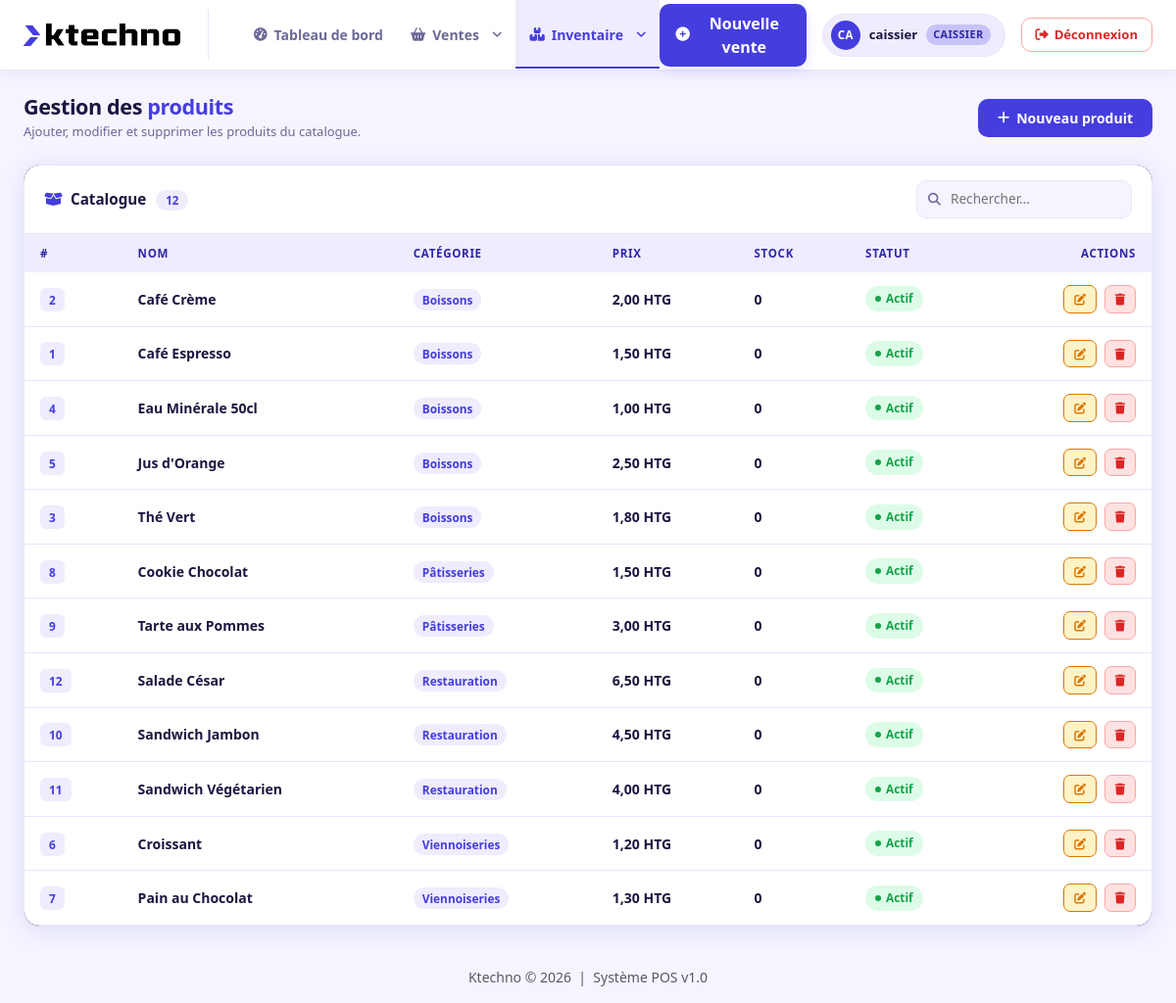
Screenshot of /index.php?page=produits (signed in) with the database file from the repository.
### tables this page shows
CREATE TABLE IF NOT EXISTS produits (
    id         INT AUTO_INCREMENT PRIMARY KEY,
    nom        VARCHAR(200) NOT NULL,
    prix       DECIMAL(10,2) NOT NULL,
    categorie  VARCHAR(100) DEFAULT 'Général',
    actif      TINYINT(1) DEFAULT 1
);

### controllers/CommandeController.php (called while the page is built, shortened)
<?php
class CommandeController
{
    private ProduitDAO   $produitDAO;
    public function __construct()
    {
        $this->produitDAO   = new ProduitDAO();
    }
    public function produits(): void
    {
        $produits   = $this->produitDAO->findAllAdmin();
        require VIEW_PATH . '/orders/produits.php';
    }
}

### config/Database.php (called while the page is built, shortened)
<?php
class Database
{
    private static ?PDO $instance = null;
    public static function getInstance(): PDO
    {
        if (self::$instance === null) {
            $dsn = sprintf(
                'mysql:host=%s;port=%s;dbname=%s;charset=%s',
                DB_HOST, DB_PORT, DB_NAME, DB_CHARSET
            );
            $options = [
                PDO::ATTR_ERRMODE            => PDO::ERRMODE_EXCEPTION,
                PDO::ATTR_DEFAULT_FETCH_MODE => PDO::FETCH_ASSOC,
                PDO::ATTR_EMULATE_PREPARES   => false,
            ];
            try {
                self::$instance = new PDO($dsn, DB_USER, DB_PASS, $options);
            } catch (PDOException $e) {
                error_log('Erreur BDD : ' . $e->getMessage());
                die('Connexion à la base de données impossible.');
            }
        }
        return self::$instance;
    }
}

### dao/BaseDAO.php (called while the page is built, shortened)
<?php
abstract class BaseDAO
{
    protected PDO $db;
    public function __construct()
    {
        $this->db = Database::getInstance();
    }
    protected function execute(string $sql, array $params = []): PDOStatement
    {
        $stmt = $this->db->prepare($sql);
        $stmt->execute($params);
        return $stmt;
    }
    protected function fetchAll(string $sql, array $params = []): array
    {
        return $this->execute($sql, $params)->fetchAll();
    }
}

### dao/ProduitDAO.php (called while the page is built, shortened)
<?php
class ProduitDAO extends BaseDAO
{
    public function findAllAdmin(): array
    {
        return $this->fetchAll(
            'SELECT * FROM produits ORDER BY categorie, nom'
        );
    }
}

### helpers.php (called while the page is built, shortened)
<?php
function sanitize(string $v): string
{
    return htmlspecialchars(trim($v), ENT_QUOTES, 'UTF-8');
}
function formatPrice(float $amount): string
{
    return number_format($amount, 2, ',', ' ') . ' HTG';
}

### views/orders/produits.php (the view, shortened to what this page needs)
<?php defined('VIEW_PATH') || die(header('Location: ../../index.php'));
$pageTitle = 'Produits'; require VIEW_PATH . '/partials/header.php'; ?>
<div class="d-flex align-items-center justify-content-between mb-4 fade-up s1">
    <div>
        <h1 style="font-size:1.35rem;font-weight:800;color:var(--text);letter-spacing:-0.4px;margin:0;">
            Gestion des <span style="color:var(--brand);">produits</span>
        </h1>
        <p style="color:var(--text-muted);font-size:0.81rem;margin:3px 0 0;">
            Ajouter, modifier et supprimer les produits du catalogue.
        </p>
    </div>
    <button class="btn-brand-solid" onclick="ouvrirModalAjout()">
        <i class="fas fa-plus"></i>Nouveau produit
    </button>
</div>
<div class="pos-card card border-0 fade-up s2">
    <div class="card-header">
        <h6 class="mb-0">
            <i class="fas fa-box-open me-2"></i>Catalogue
            <span class="count-badge" id="produitCount"><?= count($produits) ?></span>
        </h6>
        <div style="width:220px;">
            <div class="search-wrap">
                <input type="text" id="searchProduit" class="search-input" placeholder="Rechercher…">
            </div>
        </div>
    </div>
    <div class="card-body p-0">
        <div class="table-responsive">
            <table class="table table-hover mb-0 align-middle products-table" id="produitsTable">
                <thead>
                    <tr>
                        <th>#</th>
                        <th>Nom</th>
                        <th>Catégorie</th>
                        <th>Prix</th>
                        <th>Stock</th>
                        <th>Statut</th>
                        <th class="text-end">Actions</th>
                    </tr>
                </thead>
                <tbody id="produitsBody">
                <?php if (empty($produits)): ?>
                    <tr id="emptyRow">
                        <td colspan="6" class="text-center py-5">
                            <div class="empty-state-icon"><i class="fas fa-box-open"></i></div>
                            <div style="font-weight:700;color:var(--text);font-size:0.9rem;">Aucun produit</div>
                            <div style="font-size:0.8rem;color:var(--text-muted);margin-top:4px;">Cliquez sur « Nouveau produit » pour commencer.</div>
                        </td>
                    </tr>
                <?php else: foreach ($produits as $p): ?>
                <tr data-id="<?= $p['id'] ?>"
                    data-nom="<?= htmlspecialchars($p['nom'], ENT_QUOTES) ?>"
                    data-prix="<?= $p['prix'] ?>"
                    data-cat="<?= htmlspecialchars($p['categorie'], ENT_QUOTES) ?>"
                    data-actif="<?= $p['actif'] ?>"
                    data-stock="<?= (int)($p['stock'] ?? 0) ?>"
                    data-barcode="<?= htmlspecialchars($p['barcode'] ?? '', ENT_QUOTES) ?>">
                    <td><span class="badge-id"><?= $p['id'] ?></span></td>
                    <td class="fw-semibold">
                        <?= sanitize($p['nom']) ?>
                    </td>
                    <td><span class="cat-pill"><?= sanitize($p['categorie']) ?></span></td>
                    <td class="price-cell"><?= formatPrice((float)$p['prix']) ?></td>
                    <td><span style="font-weight:700;"><?= (int)($p['stock'] ?? 0) ?></span></td>
                    <td>
                        <button class="status-pill <?= $p['actif'] ? 'actif' : 'inactif' ?>"
                                onclick="toggleActif(<?= $p['id'] ?>, this)"
                                title="Cliquer pour basculer">
                            <span class="status-dot"></span>
                            <?= $p['actif'] ? 'Actif' : 'Inactif' ?>
                        </button>
                    </td>
                    <td class="text-end">
                        <button class="btn btn-xs btn-edit me-1" onclick="ouvrirModalEdit(this.closest('tr'))" title="Modifier">
                            <i class="fas fa-edit"></i>
                        </button>
                        <button class="btn btn-xs btn-del" onclick="confirmerSuppression(<?= $p['id'] ?>, '<?= addslashes(sanitize($p['nom'])) ?>')" title="Supprimer">
                            <i class="fas fa-trash"></i>
                        </button>
                    </td>
                </tr>
                <?php endforeach; endif; ?>
                </tbody>
            </table>
        </div>
    </div>
</div>
<?php require VIEW_PATH . '/partials/footer.php'; ?>

### public/css/app.css (style rules this page uses)
:root { --bg: #0d0d1a; --surface: #13132a; --card: #1a1a35; --border: rgba(255,255,255,0.07); --red: #e94560; --text: #e2e2f0; --muted: rgba(255,255,255,0.45); }
body { background:var(--bg); color:var(--text); min-height:100vh; display:flex; flex-direction:column; }
.card { background:var(--card)!important; border-color:var(--border)!important; color:var(--text); }
.card-header { background:rgba(255,255,255,.03)!important; border-bottom:1px solid var(--border)!important; padding:.85rem 1.25rem; }
.table { color:var(--text)!important; }
.table td { padding:.75rem 1rem; border-bottom:1px solid var(--border)!important; vertical-align:middle; }
.btn-xs { padding:.2rem .45rem; font-size:.75rem; line-height:1.4; border-radius:5px; }

### views/partials/header.php (style rules this page uses)
:root { --brand: #453dde; --brand-dark: #2d27a8; --brand-light: #eeecfd; --brand-mid: #c7c3f7; --border: #e8e6fb; --text: #1a1740; --text-muted: #6b6897; --surface: #ffffff; }
body { background: #f5f4ff; }

### rows the page displays
produits: id "2", nom "Café Crème", categorie "Boissons", prix "2,00 HTG", stock "0", actif "Actif"
produits: id "1", nom "Café Espresso", categorie "Boissons", prix "1,50 HTG", stock "0", actif "Actif"
produits: id "4", nom "Eau Minérale 50cl", categorie "Boissons", prix "1,00 HTG", stock "0", actif "Actif"
produits: id "5", nom "Jus d'Orange", categorie "Boissons", prix "2,50 HTG", stock "0", actif "Actif"
produits: id "3", nom "Thé Vert", categorie "Boissons", prix "1,80 HTG", stock "0", actif "Actif"
produits: id "8", nom "Cookie Chocolat", categorie "Pâtisseries", prix "1,50 HTG", stock "0", actif "Actif"
produits: id "9", nom "Tarte aux Pommes", categorie "Pâtisseries", prix "3,00 HTG", stock "0", actif "Actif"
produits: id "12", nom "Salade César", categorie "Restauration", prix "6,50 HTG", stock "0", actif "Actif"
produits: id "10", nom "Sandwich Jambon", categorie "Restauration", prix "4,50 HTG", stock "0", actif "Actif"
produits: id "11", nom "Sandwich Végétarien", categorie "Restauration", prix "4,00 HTG", stock "0", actif "Actif"
produits: id "6", nom "Croissant", categorie "Viennoiseries", prix "1,20 HTG", stock "0", actif "Actif"
produits: id "7", nom "Pain au Chocolat", categorie "Viennoiseries", prix "1,30 HTG", stock "0", actif "Actif"

### other values shown
substr($_SESSION['user_login'] ?? 'U', 0, 2) "CA"
$_SESSION['user_login'] "caissier"
$_SESSION['user_role'] "CAISSIER"
count($produits) "12"
COMPANY_NAME "Ktechno"
